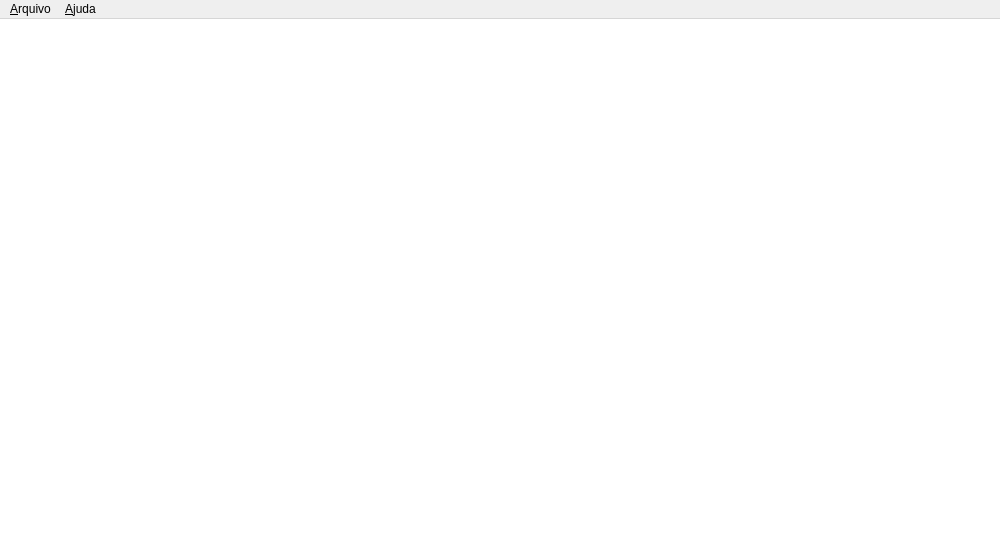
<?xml version="1.0" encoding="UTF-8"?>
<ui version="4.0">
 <class>MainWindow</class>
 <widget class="QMainWindow" name="MainWindow">
  <property name="geometry">
   <rect>
    <x>0</x>
    <y>0</y>
    <width>1000</width>
    <height>555</height>
   </rect>
  </property>
  <property name="windowTitle">
   <string>Editor Simplesr</string>
  </property>
  <property name="unifiedTitleAndToolBarOnMac">
   <bool>false</bool>
  </property>
  <widget class="QWidget" name="centralWidget">
   <property name="sizePolicy">
    <sizepolicy hsizetype="Preferred" vsizetype="Preferred">
     <horstretch>21</horstretch>
     <verstretch>0</verstretch>
    </sizepolicy>
   </property>
   <property name="autoFillBackground">
    <bool>false</bool>
   </property>
   <layout class="QHBoxLayout" name="horizontalLayout">
    <property name="spacing">
     <number>0</number>
    </property>
    <property name="leftMargin">
     <number>0</number>
    </property>
    <property name="topMargin">
     <number>0</number>
    </property>
    <property name="rightMargin">
     <number>0</number>
    </property>
    <property name="bottomMargin">
     <number>0</number>
    </property>
    <item>
     <widget class="CustomPlainTextEdit" name="plainTextEdit">
      <property name="sizePolicy">
       <sizepolicy hsizetype="Expanding" vsizetype="Expanding">
        <horstretch>0</horstretch>
        <verstretch>0</verstretch>
       </sizepolicy>
      </property>
      <property name="cursor" stdset="0">
       <cursorShape>IBeamCursor</cursorShape>
      </property>
      <property name="contextMenuPolicy">
       <enum>Qt::DefaultContextMenu</enum>
      </property>
      <property name="frameShape">
       <enum>QFrame::NoFrame</enum>
      </property>
      <property name="frameShadow">
       <enum>QFrame::Plain</enum>
      </property>
      <property name="lineWidth">
       <number>1</number>
      </property>
      <property name="lineWrapMode">
       <enum>QPlainTextEdit::NoWrap</enum>
      </property>
      <property name="tabStopWidth">
       <number>40</number>
      </property>
     </widget>
    </item>
   </layout>
  </widget>
  <widget class="QMenuBar" name="menuBar">
   <property name="geometry">
    <rect>
     <x>0</x>
     <y>0</y>
     <width>1000</width>
     <height>22</height>
    </rect>
   </property>
   <widget class="QMenu" name="menuFile">
    <property name="title">
     <string>&amp;Arquivo</string>
    </property>
    <addaction name="actionNew"/>
    <addaction name="separator"/>
    <addaction name="actionOpen"/>
    <addaction name="actionSave"/>
    <addaction name="actionSave_As"/>
    <addaction name="separator"/>
    <addaction name="actionChange_Font"/>
    <addaction name="separator"/>
    <addaction name="actionExit"/>
   </widget>
   <widget class="QMenu" name="menuHelp">
    <property name="title">
     <string>&amp;Ajuda</string>
    </property>
    <addaction name="actionAbout"/>
   </widget>
   <addaction name="menuFile"/>
   <addaction name="menuHelp"/>
  </widget>
  <action name="actionNew">
   <property name="text">
    <string>&amp;Novo</string>
   </property>
   <property name="shortcut">
    <string>Ctrl+N</string>
   </property>
  </action>
  <action name="actionOpen">
   <property name="text">
    <string>&amp;Abrir</string>
   </property>
   <property name="shortcut">
    <string>Ctrl+O</string>
   </property>
  </action>
  <action name="actionSave">
   <property name="enabled">
    <bool>false</bool>
   </property>
   <property name="text">
    <string>&amp;Salvar</string>
   </property>
   <property name="shortcut">
    <string>Ctrl+S</string>
   </property>
  </action>
  <action name="actionSave_As">
   <property name="text">
    <string>Salvar &amp;como</string>
   </property>
  </action>
  <action name="actionExit">
   <property name="text">
    <string>&amp;Sair</string>
   </property>
   <property name="shortcut">
    <string>Ctrl+X</string>
   </property>
  </action>
  <action name="actionChange_Font">
   <property name="text">
    <string>Mudar &amp;Fonte</string>
   </property>
  </action>
  <action name="actionOpen_Recent">
   <property name="text">
    <string>Abrir recente</string>
   </property>
  </action>
  <action name="actionAbout">
   <property name="text">
    <string>&amp;Sobre</string>
   </property>
  </action>
 </widget>
 <layoutdefault spacing="6" margin="11"/>
 <customwidgets>
  <customwidget>
   <class>CustomPlainTextEdit</class>
   <extends>QPlainTextEdit</extends>
   <header>include/customplaintextedit.h</header>
  </customwidget>
 </customwidgets>
 <resources/>
 <connections/>
</ui>
